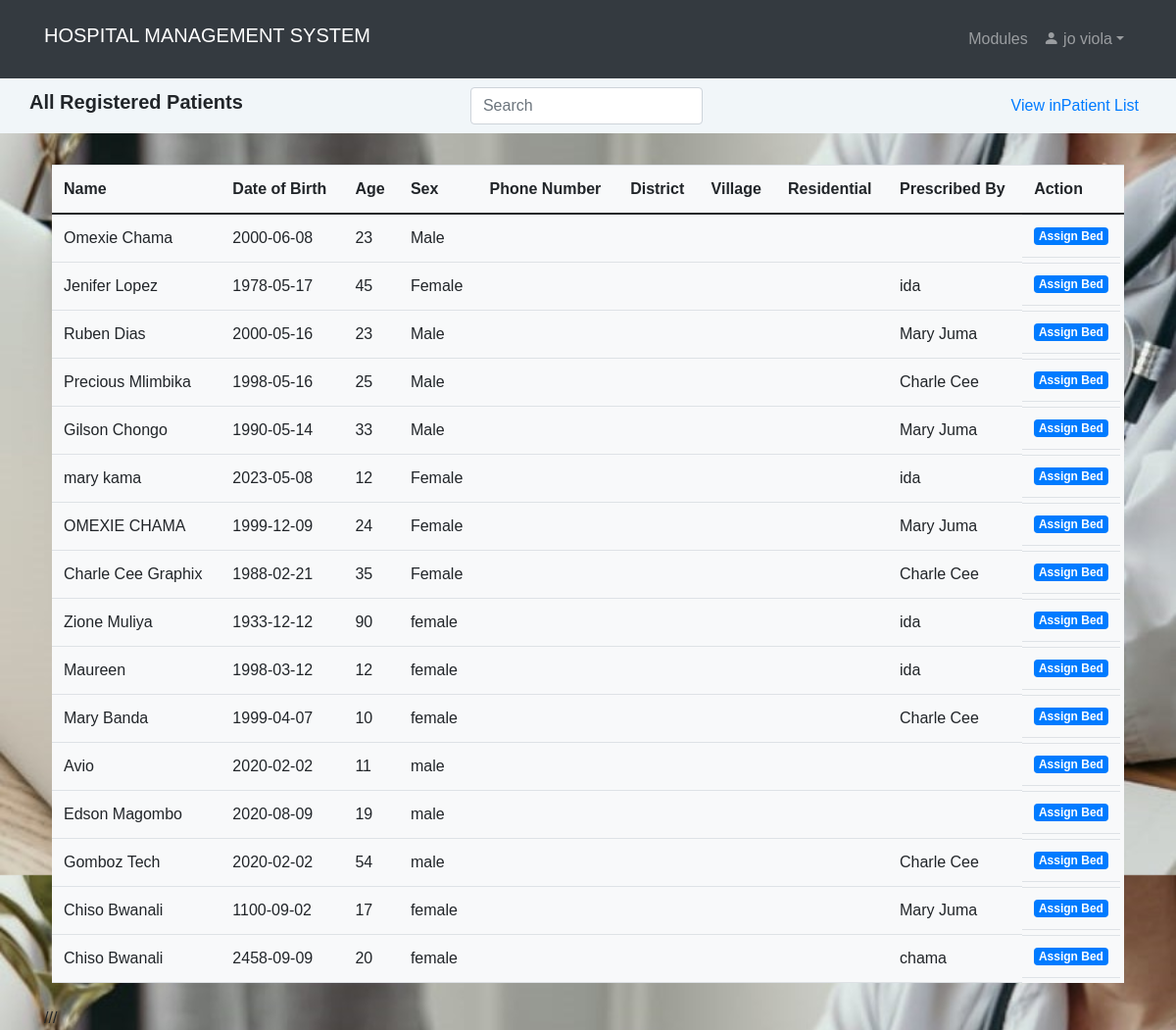
/admit_patient_list.php (signed in), run on the app's committed database.
### tables this page shows
CREATE TABLE `patient` (
  `id` int(11) NOT NULL,
  `name` varchar(100) NOT NULL,
  `date` date NOT NULL,
  `gender` varchar(10) NOT NULL,
  `age` int(2) NOT NULL,
  `address` text NOT NULL,
  `next_of_kin` varchar(100) NOT NULL,
  `religion` varchar(100) NOT NULL,
  `occupation` varchar(100) NOT NULL,
  `others` text DEFAULT NULL,
  `symptoms` text DEFAULT NULL,
  `measurement` text DEFAULT NULL,
  `examination` text DEFAULT NULL,
  `disease` text DEFAULT NULL,
  `bio_history` text DEFAULT NULL,
  `drug` text NOT NULL,
  `dosage` text NOT NULL,
  `drug_given_by` text NOT NULL,
  `discharge_status` text DEFAULT NULL,
  `drug_status` text NOT NULL,
  `prescribed_by` text DEFAULT NULL,
  `prescribed_on` text DEFAULT NULL,
  `total_bills` int(15) DEFAULT NULL,
  `status` text NOT NULL DEFAULT 'not paid',
  `tests` text DEFAULT NULL,
  `ward_bed` text DEFAULT NULL,
  `discharge_date` date DEFAULT NULL,
  `lab_results` text DEFAULT NULL,
  `lab_price` int(30) DEFAULT NULL,
  `rad_price` int(30) DEFAULT NULL
);

### admit_patient_list.php (the view, shortened to what this page needs)
<?php
if (isset($_SESSION['id']) && isset($_SESSION['uname'])){
  include "unavbar.php";
        ?>
<!DOCTYPE html>
<html>
<head>
	<link rel="stylesheet" href="https://maxcdn.bootstrapcdn.com/bootstrap/4.5.2/css/bootstrap.min.css">
	<link rel="stylesheet" href="home.css"/>
</head>
<body>
   <nav class="navbar navbar-expand py-1"style="background-color:#F1F6F9;" >
            <div class="container">
			<h3 class="navbar-brand"><b>All Registered Patients</b> </h3>
                <div class="collapse navbar-collapse" id="navmenu">
                    <ul class="navbar-nav ms-auto">
                        <li class="nav-item dropdown">
                        <input class="form-control me-1" id="myInput" style="width:100%; max-width:20rem" type="text" placeholder="Search" aria-label="Search">
                        </li>
                    </ul>
                </div>
				<div class="collapse navbar-collapse" id="navmenu">
            <ul class="navbar-nav ms-auto">
            <li class="nav-item dropdown">
                  <a href="inpatient.php" class="nav-link p-2">View inPatient List</a>
               </li>
            </ul>
         </div>
		 </div>
        </nav>
		  <div class="container mt-4">
            <div class="tab-content">
         <div class="tab-pane fade show active">
			<div class="p-2">
		<div class="row">
		<div class="col-md-12">
		<table class="table table-hover bg-light" style="overflow:auto">
                 <thead class="table table-hover">
				<tr>
					<th>Name</th>
					<th>Date of Birth</th>
					<th>Age</th>
					<th>Sex</th>
					<th>Phone Number</th>
					<th>District</th>
					<th>Village</th>
					<th>Residential</th>
					<th>Prescribed By</th>
					<th>Action</th>
					</tr>
			</thead>
			<tbody  id = "myTable">
				<?php
				$conn = new mysqli("localhost", "root", "", "hms");
                $query = "SELECT * FROM patient ORDER BY id DESC";
                $stmt = $conn->prepare($query);
                $stmt->execute();
                $result = $stmt->get_result();
				if ($result->num_rows > 0) {
					while ($row = $result->fetch_assoc()) { ?>
						 <tr>
							<td><?php echo $row["name"]; ?></td>
							<td><?php echo $row["date"]; ?></td>
							<td><?php echo $row["age"]; ?></td>
							<td><?php echo $row["gender"]; ?></td>
							<td><?php echo $row["phoneNumber"]; ?></td>
							<td><?php echo $row["district"]; ?></td>
							<td><?php echo $row["village"]; ?></td>
							<td><?php echo $row["residential"]; ?></td>
							<td><?php echo $row["prescribed_by"]; ?></td>
							<td class='btn-group btn-group-justified'>
									<a href='inpatient_form.php?view=<?php echo $row["id"]; ?>' class='badge bg-primary'>Assign Bed</a>
							</td>
						</tr>
                      <?php
					}
				} else {
					echo "<tr><td colspan='12' class='text-center'>No patients found</td></tr>";
				}
				?>
			</tbody>
		</table>
	</div>
	</div>
</div>
         </div>
   ///
</body>
</html>
<?php
    }else {
        header("Location: home.php");
        exit();
    }
?>

### style.css (style rules this page uses)
body { margin: 0; padding: 0; background-size: 100%; font-family: sans-serif; }

### home.css (style rules this page uses)
body { margin: 0; padding: 0; background: url(img/homepic.jpeg); background-size: 100%; font-family: sans-serif; box-sizing: border-box; }

### data on the page
patient: name "Omexie Chama", date "2000-06-08", age "23", gender "Male"
patient: name "Jenifer Lopez", date "1978-05-17", age "45", gender "Female", prescribed_by "ida"
patient: name "Ruben Dias", date "2000-05-16", age "23", gender "Male", prescribed_by "Mary Juma"
patient: name "Precious Mlimbika", date "1998-05-16", age "25", gender "Male", prescribed_by "Charle Cee"
patient: name "Gilson Chongo", date "1990-05-14", age "33", gender "Male", prescribed_by "Mary Juma"
patient: name "mary kama", date "2023-05-08", age "12", gender "Female", prescribed_by "ida"
patient: name "OMEXIE CHAMA", date "1999-12-09", age "24", gender "Female", prescribed_by "Mary Juma"
patient: name "Charle Cee Graphix", date "1988-02-21", age "35", gender "Female", prescribed_by "Charle Cee"
patient: name "Zione Muliya", date "1933-12-12", age "90", gender "female", prescribed_by "ida"
patient: name "Maureen", date "1998-03-12", age "12", gender "female", prescribed_by "ida"
patient: name "Mary Banda", date "1999-04-07", age "10", gender "female", prescribed_by "Charle Cee"
patient: name "Avio", date "2020-02-02", age "11", gender "male"
patient: name "Edson Magombo", date "2020-08-09", age "19", gender "male"
patient: name "Gomboz Tech", date "2020-02-02", age "54", gender "male", prescribed_by "Charle Cee"
patient: name "Chiso Bwanali", date "1100-09-02", age "17", gender "female", prescribed_by "Mary Juma"
patient: name "Chiso Bwanali", date "2458-09-09", age "20", gender "female", prescribed_by "chama"

### other printed values
$_SESSION['uname'] "jo viola"
